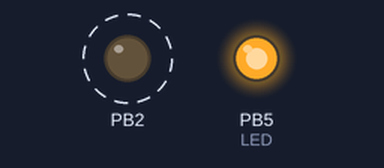
The program below on a simulated ATmega328P, built with avr-gcc and emulated at 16 MHz. Parts: output pins drawn as LEDs (lit = HIGH). Dashed ring = blinking.

Above: at 0.2 s.
Timing chart, 0 to 3.0 s (numbered marks = the images above):
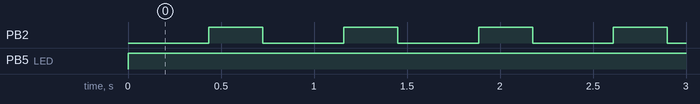

Measured:
- by itself, PB2: alternates HIGH for 0.29 s and LOW for 0.44 s
- by itself, PB5 (LED): LOW → HIGH at 0.00 s

The program:

main.c
```c
/*
 * Steven Lee - 5003887117
 * CPE301 - Design Assignment 2C
 */

#define F_CPU 16000000UL
#include <avr/io.h>
#include <avr/interrupt.h>
#include <util/delay.h>


int main(void)
{
	DDRB   |= (1<<DDB2) | (1<<DDB5);	//Set PINB2 and PINB5 as output
	PORTB  |= (1<<DDB5);				//Clear PINB5 so LED turns off
	OCR0A  = 0;							//Load compare register value
	TCCR0A |= (1<< WGM01);				//Set CTC mode
	TIMSK0 |= (1<< OCIE0A);				//Set interrupt on compare match
	TCCR0B |= (1<<CS02) | (1<<CS00);	//Set pre-scaler to 1024
	sei();								//Enable interrupt


    while (1)
    {
    }
}

ISR (TIMER0_COMPA_vect) {
	if (PORTB & (1<<DDB2))
		_delay_ms(290);
	else
		_delay_ms(435);

	PORTB ^= (1<<DDB2);
}
```
